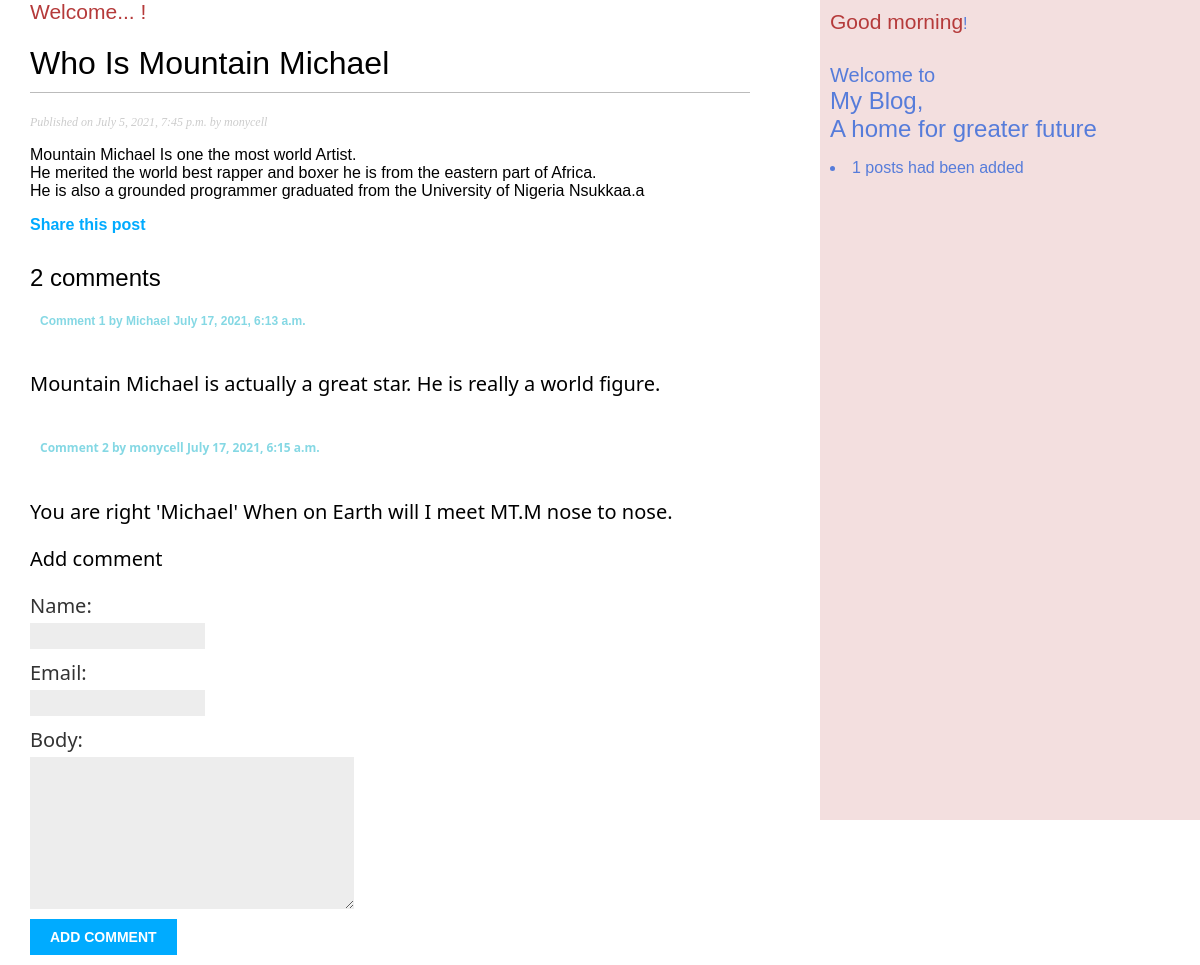
The app's page /blog/1/comment/, older data.
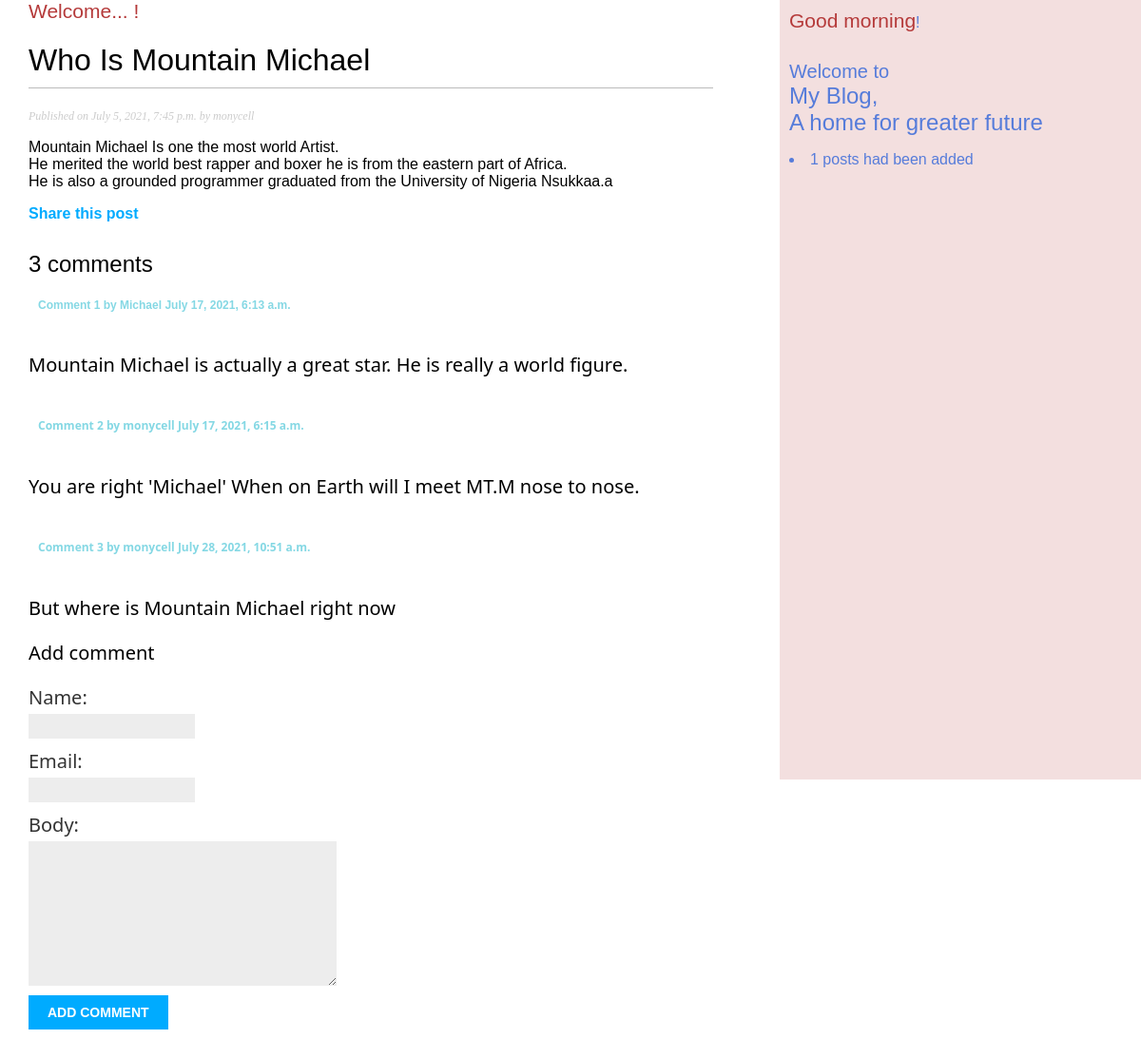
The same page, newer data.
### blogs/models.py (models this page shows, shortened)
class Comment(models.Model):
    post = models.ForeignKey(Post, on_delete=models.CASCADE,
                            related_name='comments')
    name = models.CharField(max_length=80)
    email = models.EmailField()
    body = models.TextField()
    created = models.DateTimeField(auto_now_add=True)
    updated = models.DateTimeField(auto_now=True)
    active = models.BooleanField(default=True)
    class Meta:
        ordering = ('created',)

### blogs/views.py (the view)
# urls.py: path('<int:comment_id>/comment/', views.user_comment, name='user_comment'),
def user_comment(request, comment_id):
    post = get_object_or_404(Post, id=comment_id)
    comments = post.comments.filter(active=True)
    new_comment = None
    if request.method == 'POST':
        comment_form = CommentForm(data=request.POST)
        if comment_form.is_valid:
            new_comment = comment_form.save(commit=False)
            new_comment.post = post
            new_comment.save()
    else:
        comment_form = CommentForm()
    context = {'post':post, 'comments':comments, 'new_comment': new_comment,
    'comment_form': comment_form}
    return render(request, 'blogs/post/comment.html', context)

### blogs/forms.py
class CommentForm(forms.ModelForm):
    class Meta:
        model = Comment
        fields = ('name', 'email', 'body')

### blogs/templatetags/blog_tags.py (called while the page is built)
@register.simple_tag
def total_posts():
    return Post.objects.count()

### blogs/templates/blogs/post/comment.html (shortened to what this page needs)
{% extends 'blogs/base.html'%}
{% block content %}
 <div id="title">
    <span id="greeting">Welcome... <span>!</div>
  <h1>{{post.title}}</h1>
    <p class="date">
      Published on {{ post.publish }} by {{post.author}}
      </p>
      {{ post.body|linebreaks }}
<p>
  <a href="{% url 'blogs:post_share' post.id %}"><b>Share this post</b></a>
</p>
{% with comments.count as total_comments %}
  <h2>
    {{total_comments}} comment{{ total_comments|pluralize}}
{% endwith %}
{% for comment in comments %}
  <div class="comment">
    <p class="info">
      Comment {{ forloop.counter }} by {{ comment.name }}
      {{ comment.created }}
    </div>
  <div id="comment_body">
   {{ comment.body|linebreaks }}
{% empty %}
  <p> There are no comments yet for this post </p>
{% endfor %}
{% if new_comment %}
  <h2>Your comment has been added</h2>
{% else %}
  <p> Add comment </p>
</div>
  <form action="." method="post">
    {{ comment_form.as_p }}
    <p> <input type="submit" value="Add comment"></p>
  </form>
{% endif %}
{% endblock content %}

Row changes from the older to the newer data that the page shows:
added Comment: name "monycell", created "July 28, 2021, 10:51 a.m.", body "But where is Mountain Michael right now"
Text that changed along with them:
{{ total_comments }}: "2" → "3"
